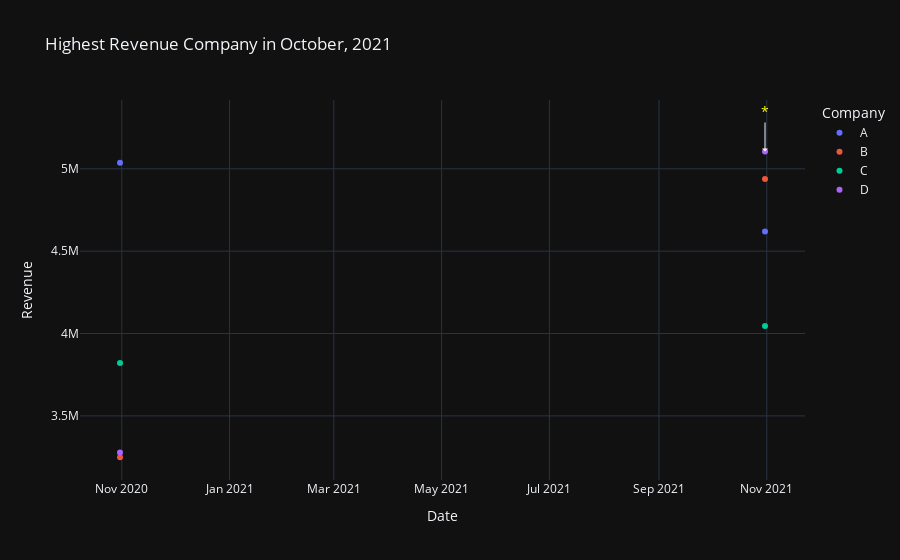

Notebook cell for this chart:
### Code cell
# Create scatter plot with annotated highest revenue point
fig_highest_revenue = px.scatter(highest_revenue_company, x='Date', y='Revenue', color='Company',
                                 title=f'Highest Revenue Company in {highest_revenue_month}',
                                 labels={'Revenue': 'Revenue', 'Date': 'Date'},
                                 template='plotly_dark')

# Add annotation with arrow and asterisk symbol
fig_highest_revenue.add_annotation(x=highlight_point['Date'], y=highlight_point['Revenue'],
                                   text='*', showarrow=True, arrowhead=1,
                                   ax=0, ay=-40, font=dict(color='yellow', size=14))

fig_highest_revenue.show()

### Figure 1 — Plotly figure (JSON) as saved in the notebook; plotly's stock layout.template omitted (floating-point values rounded to 4 significant figures)
{"data": [{"hovertemplate": "Company=A<br>Date=%{x}<br>Revenue=%{y}<extra></extra>", "legendgroup": "A", "marker": {"color": "#636efa", "symbol": "circle"}, "mode": "markers", "name": "A", "orientation": "v", "showlegend": true, "type": "scatter", "x": ["2020-10-31T00:00:00", "2021-10-31T00:00:00"], "xaxis": "x", "y": [5035936, 4619917], "yaxis": "y"}, {"hovertemplate": "Company=B<br>Date=%{x}<br>Revenue=%{y}<extra></extra>", "legendgroup": "B", "marker": {"color": "#EF553B", "symbol": "circle"}, "mode": "markers", "name": "B", "orientation": "v", "showlegend": true, "type": "scatter", "x": ["2020-10-31T00:00:00", "2021-10-31T00:00:00"], "xaxis": "x", "y": [3248823, 4937633], "yaxis": "y"}, {"hovertemplate": "Company=C<br>Date=%{x}<br>Revenue=%{y}<extra></extra>", "legendgroup": "C", "marker": {"color": "#00cc96", "symbol": "circle"}, "mode": "markers", "name": "C", "orientation": "v", "showlegend": true, "type": "scatter", "x": ["2020-10-31T00:00:00", "2021-10-31T00:00:00"], "xaxis": "x", "y": [3821592, 4045873], "yaxis": "y"}, {"hovertemplate": "Company=D<br>Date=%{x}<br>Revenue=%{y}<extra></extra>", "legendgroup": "D", "marker": {"color": "#ab63fa", "symbol": "circle"}, "mode": "markers", "name": "D", "orientation": "v", "showlegend": true, "type": "scatter", "x": ["2020-10-31T00:00:00", "2021-10-31T00:00:00"], "xaxis": "x", "y": [3278398, 5104983], "yaxis": "y"}], "layout": {"annotations": [{"arrowhead": 1, "ax": 0, "ay": -40, "font": {"color": "yellow", "size": 14}, "showarrow": true, "text": "*", "x": "2021-10-31T00:00:00", "y": 5104983}], "legend": {"title": {"text": "Company"}, "tracegroupgap": 0}, "title": {"text": "Highest Revenue Company in October, 2021"}, "xaxis": {"anchor": "y", "domain": [0, 1], "title": {"text": "Date"}}, "yaxis": {"anchor": "x", "domain": [0, 1], "title": {"text": "Revenue"}}}}
